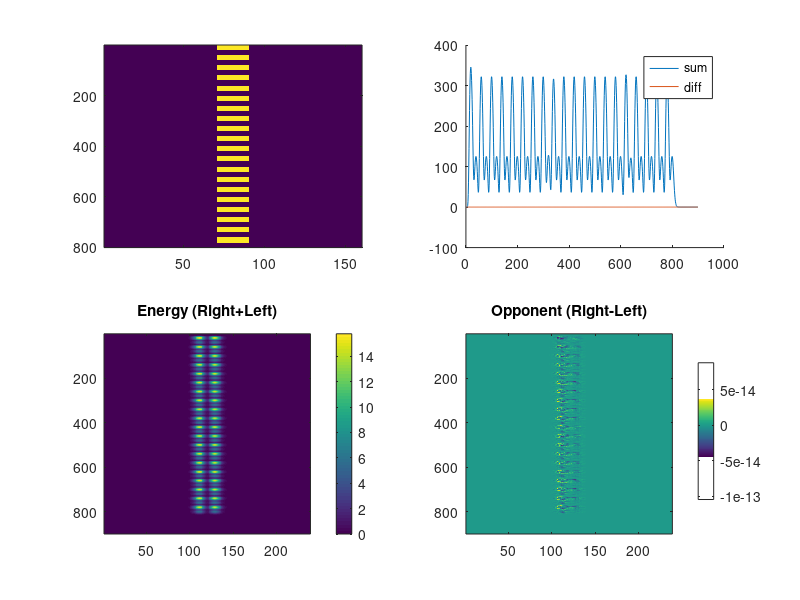

Recreate this plot in MATLAB. (Note: a time limit stopped this script after it produced the figure.)
clearvars
plotting = 0;

% filters parameters:
% width of temporal filters doesn't influence much
% beta does change energy for moving stim ( bell vs psychometric curve)
% width spatial filters only change scale


%%
%%%%%%%%%%%%%%%%%%%%%%%%%%%%%%%%%%%%%%%%%%%%%%%%%%%%%%%%
%%%%%%%%%%%%%%%%%%%%%%%%%%%% FILTERS PARAMETERS
%%%%%%%%%%%%%%%%%%%%%%%%%%%%%%%%%%%%%%%%%%%%%%%%%%%%%%%%
% Step 1a: Define the space axis of the filters
nx=80;              %Number of spatial samples in the filter
max_x =2.0;         %2.0 % Half-width of filter (deg)
dx = (max_x*2)/nx;  %Spatial sampling interval of filter (deg)

% Spatial filter parameters
sx=0.5;   %0.5 % standard deviation of Gaussian, in deg.
sf=1.1;  % 1.1 % spatial frequency of carrier, in cpd

% Step 1b: Define the time axis of the filters
nt=100;         % Number of temporal samples in the filter
max_t=0.5;      % 0.5 Duration of impulse response (sec)
dt = max_t/nt;  % Temporal sampling interval (sec)

% Temporal filter parameters
k = 100;    % Scales the response into time units
slow_n = 9; % 9 % Width of the slow temporal filter
fast_n = 6; % 6 % Width of the fast temporal filter
beta = 0.9;  % 0.9
            % Beta. Represents the weighting of the negative
            % phase of the temporal relative to the positive 
            % phase.

            
% A row vector holding spatial sampling intervals
x_filt=linspace(-max_x,max_x,nx);
% A column vector holding temporal sampling intervals
t_filt=linspace(0,max_t,nt)';

% Spatial filter response
gauss=exp(-x_filt.^2/sx.^2);          %Gaussian envelope
even_x=cos(2*pi*sf*x_filt).*gauss;   %Even Gabor
odd_x=sin(2*pi*sf*x_filt).*gauss;    %Odd Gabor            
            
            
% Temporal filter response (formula as in Adelson & Bergen, 1985, Eq. 1)
slow_t=(k*t_filt).^slow_n .* exp(-k*t_filt).*(1/factorial(slow_n)-beta.*((k*t_filt).^2)/factorial(slow_n+2));
fast_t=(k*t_filt).^fast_n .* exp(-k*t_filt).*(1/factorial(fast_n)-beta.*((k*t_filt).^2)/factorial(fast_n+2));

% Step 1c: combine space and time to create spatiotemporal filters
e_slow= slow_t * even_x;    %SE/TS
e_fast= fast_t * even_x ;   %SE/TF
o_slow = slow_t * odd_x ;   %SO/TS
o_fast = fast_t * odd_x ;   % SO/TF

%--------------------------------------------------------------------------
%         STEP 2: Create spatiotemporally oriented filters
%--------------------------------------------------------------------------
left_1=o_fast+e_slow;      % L1
left_2=-o_slow+e_fast;     % L2
right_1=-o_fast+e_slow;    % R1
right_2=o_slow+e_fast;     % R2            
            
            
% figure;hold on;plot(slow_t);plot(fast_t)
% figure;imagesc(left_1)


%%
%%%%%%%%%%%%%%%%%%%%%%%%%%%%%%%%%%%%%%%%%%%%%%%%%%%%%%%%
%%%%%%%%%%%%%%%%%%%%%%%%%%%% STIMULUS
%%%%%%%%%%%%%%%%%%%%%%%%%%%%%%%%%%%%%%%%%%%%%%%%%%%%%%%%
% Step 3a: Define the space and time dimensions of the stimulus
% stimulus spatial resolution:
% 160 width for 8 degree
% 1 degree = 20 steps, 1 step = 0.05 deg

% stimulus temporal resolution:
% 200 length for 1.6 sec
% 1 step = 8ms, 24 steps = 192 ms

% SPACE: x_stim is a row vector to hold sampled x-positions of the space.
stim_width=4;  %half width in degrees, gives 8 degrees total
x_stim=-stim_width:dx:round(stim_width-dx);

% TIME: t_stim is a col vector to hold sampled time intervals of the space
stim_dur=4;    %total duration of the stimulus in seconds
t_stim=(0:dt:stim_dur-dt)';


cc=0;
for cycles = [10 5 2.5]
    cc=cc+1;dd=0;
for dc=5:5:95 % [10 50 90] % [10 25 50 75 90]
    clear stim stimL static
dd=dd+1;
% static stimulus
stim = ((square(cycles*pi*t_stim,dc)) +1) ./2;  % square(t,duty)
% 5pi = 5 cycles in 1 sec, 200 ms ON, 200 OFF 
stimL = repmat(stim,1,20) ;
static = [zeros(length(stimL),70), stimL, zeros(length(stimL),70)];



%%%%%%%%%%%%%%%%%%%%%%%%%%%%%%%%%%%%%%%%%%%%%
% Step 3c: convolve stim with filters

% Rightward responses
resp_right_1=conv2(static,right_1,'full');
resp_right_2=conv2(static,right_2,'full');

% Leftward responses
resp_left_1=conv2(static,left_1,'full');
resp_left_2=conv2(static,left_2,'full');

%--------------------------------------------------------------------------
%         STEP 4: Square the filter output
%--------------------------------------------------------------------------
resp_left_1 = resp_left_1.^2;
resp_left_2 = resp_left_2.^2;
resp_right_1 = resp_right_1.^2;
resp_right_2 = resp_right_2.^2;

% sum and diff responses
energy_right = resp_right_1 + resp_right_2;
energy_left = resp_left_1 + resp_left_2;


if dc==50
    figure;
    subplot(2,2,1);imagesc(static)
    subplot(2,2,3); imagesc(energy_right+energy_left); colorbar;
    title('Energy (Right+Left)')
    subplot(2,2,4); imagesc(energy_right-energy_left);colorbar
    title('Opponent (Right-Left)')
    
    % pool across space
    subplot(2,2,2);hold on;
    plot(sum(energy_right+energy_left,2))
    plot(sum(energy_right-energy_left,2))
    legend('sum','diff')
    saveas(gcf,['StaticDetails' num2str(cycles) '.png'])
end

% peak to peak amplitude excluding borders
minB = length(slow_t); maxB = length(stim)-length(slow_t);
maxEnergy(cc,dd,1) = max(sum(energy_right(minB:maxB,:)+energy_left(minB:maxB,:),2));
avEnergy(cc,dd,1) = mean(sum(energy_right(minB:maxB,:)+energy_left(minB:maxB,:),2));
amp(cc,dd,1) = max(sum(energy_right(minB:maxB,:)+energy_left(minB:maxB,:),2)) ...
    - min(sum(energy_right(minB:maxB,:)+energy_left(minB:maxB,:),2));
amp_mot(cc,dd,1) = max(sum(energy_right(minB:maxB,:)-energy_left(minB:maxB,:),2)) ...
    - min(sum(energy_right(minB:maxB,:)-energy_left(minB:maxB,:),2));
end
end

% figure; imagesc(amp); colorbar; title('Energy staticStim')
% figure; imagesc(amp_mot); colorbar; title('Motion staticStim')



%%

%%%%%%%%%%%%%%%%%%%%%%%%%%%%%%%%
%%%%%%%%%%%%%%%%%%%%%%%%%%%%%%%% MOVING
%%%%%%%%%%%%%%%%%%%%%%%%%%%%%%%%
sizeStim = 20; cc=0;
for cycles = [10 5 2.5]
    cc=cc+1;dd=0;
for dc=5:5:95 % [10 50 90]
    clear stim stimL stimR
    dd=dd+1;
stimL = ((square(cycles/2*pi*t_stim,dc/2)) +1) ./2;  % /2 for motion

stimR(1:length(stimL)/(cycles*2)) = 0;
stimR(length(stimL)/(cycles*2)+1:length(stimL)) = stimL(1:length(stimL)-length(stimL)/(cycles*2));
stimL = repmat(stimL,1,20) ;
stimR = repmat(stimR,20,1) ;
mouv = [zeros(length(stimL),57), stimL, zeros(length(stimL),6), stimR', zeros(length(stimR),57)];

% figure; hold on; plot(stimR');plot(stimL)
% plot(((square(cycles*pi*t_stim,dc)) +1) ./2);  

%%%%%%%%%%%%%%%%%%%%%%%%%%%%%%%%%%%%%%%%%%%%%
% Step 3c: convolve stim with filters

% Rightward responses
resp_right_1=conv2(mouv,right_1,'full');
resp_right_2=conv2(mouv,right_2,'full');

% Leftward responses
resp_left_1=conv2(mouv,left_1,'full');
resp_left_2=conv2(mouv,left_2,'full');

%--------------------------------------------------------------------------
%         STEP 4: Square the filter output
%--------------------------------------------------------------------------
resp_left_1 = resp_left_1.^2;
resp_left_2 = resp_left_2.^2;
resp_right_1 = resp_right_1.^2;
resp_right_2 = resp_right_2.^2;

% sum and diff responses
energy_right = resp_right_1 + resp_right_2;
energy_left = resp_left_1 + resp_left_2;

% figure
if dc == 50
figure;
subplot(2,2,1);imagesc(mouv)
subplot(2,2,3); imagesc(energy_right+energy_left); colorbar;
title('Energy (Right+Left)')
subplot(2,2,4); imagesc(energy_right-energy_left);colorbar
title('Opponent (Right-Left)')

% pool across space
subplot(2,2,2);hold on;
plot(sum(energy_right+energy_left,2))
plot(sum(energy_right-energy_left,2))
legend('sum','diff')
    saveas(gcf,['MotionDetails' num2str(cycles) '.png'])
end


% peak to peak amplitude excluding borders
minB = length(slow_t); maxB = length(mouv)-length(slow_t);
amp(cc,dd,2) = max(sum(energy_right(minB:maxB,:)+energy_left(minB:maxB,:),2)) ...
    - min(sum(energy_right(minB:maxB,:)+energy_left(minB:maxB,:),2));
amp_mot(cc,dd,2) = max(sum(energy_right(minB:maxB,:)-energy_left(minB:maxB,:),2)) ...
    - min(sum(energy_right(minB:maxB,:)-energy_left(minB:maxB,:),2));
maxEnergy(cc,dd,2) = max(sum(energy_right(minB:maxB,:)+energy_left(minB:maxB,:),2));
avEnergy(cc,dd,2) = mean(sum(energy_right(minB:maxB,:)+energy_left(minB:maxB,:),2));
end
end

% figure; imagesc(ampM); colorbar;title('Energy movingStim')
% figure; imagesc(amp_mot_M); colorbar;title('motion movingStim')


%% PLOT
for mm =1:2
figure;hold on;
subplot(2,2,1);hold on;
for cc=1:3
    plot(amp(cc,:,mm),'LineWidth',2)
end
legend('10','5','2.5','Location','best')
title('Energy Amplitude')
subplot(2,2,2);hold on;
for cc=1:3
    plot(amp_mot(cc,:,mm),'LineWidth',2)
end
legend('10','5','2.5','Location','best')
title('Motion Energy')

subplot(2,2,3);hold on;
for cc=1:3
    plot(maxEnergy(cc,:,mm),'LineWidth',2)
end
title('Max Energy')

subplot(2,2,4);hold on;
for cc=1:3
    plot(avEnergy(cc,:,mm),'LineWidth',2)
end
title('Av Energy')

if mm==1
    saveas(gcf,'Static.png')
else
    saveas(gcf,'Moving.png')
end
% saveas(gcf,['Swidth' num2str(max_x) '-Sfreq' num2str(sf) '-Timp' num2str(max_t) '-Tbeta' num2str(beta) '-Twidth' num2str(slow_n) '.png'])
end
%%



%% PLOT VSS
col={'b','r','g'};

figure;hold on;
for mm =1:2
    subplot(2,3,1+3*(mm-1));hold on;
    for cc=1:3
        plot(amp(cc,:,mm),col{cc},'LineWidth',2)
    end
    legend('10','5','2.5','Location','best')
    xticks([0:5:20]);
    xticklabels({'0','25','50','75','100'})
    ylim([0 500])
    ylabel('Energy Amplitude')
    xlabel('Duty Cycle')
    subplot(2,3,2+3*(mm-1));hold on;
    for cc=1:3
        plot(maxEnergy(cc,:,mm),col{cc},'LineWidth',2)
    end
    ylabel('Max Energy')
    ylim([0 500])
    xticks([0:5:20]);
    xticklabels({'0','25','50','75','100'})
    xlabel('Duty Cycle')
    subplot(2,3,3+3*(mm-1));hold on;
    for cc=1:3
        plot(avEnergy(cc,:,mm),col{cc},'LineWidth',2)
    end
    xticks([0:5:20]);
    xticklabels({'0','25','50','75','100'})
    ylabel('Av Energy')
    xlabel('Duty Cycle')
end
saveas(gcf,'Energy.png')
saveas(gcf,'Energy.eps','epsc')
